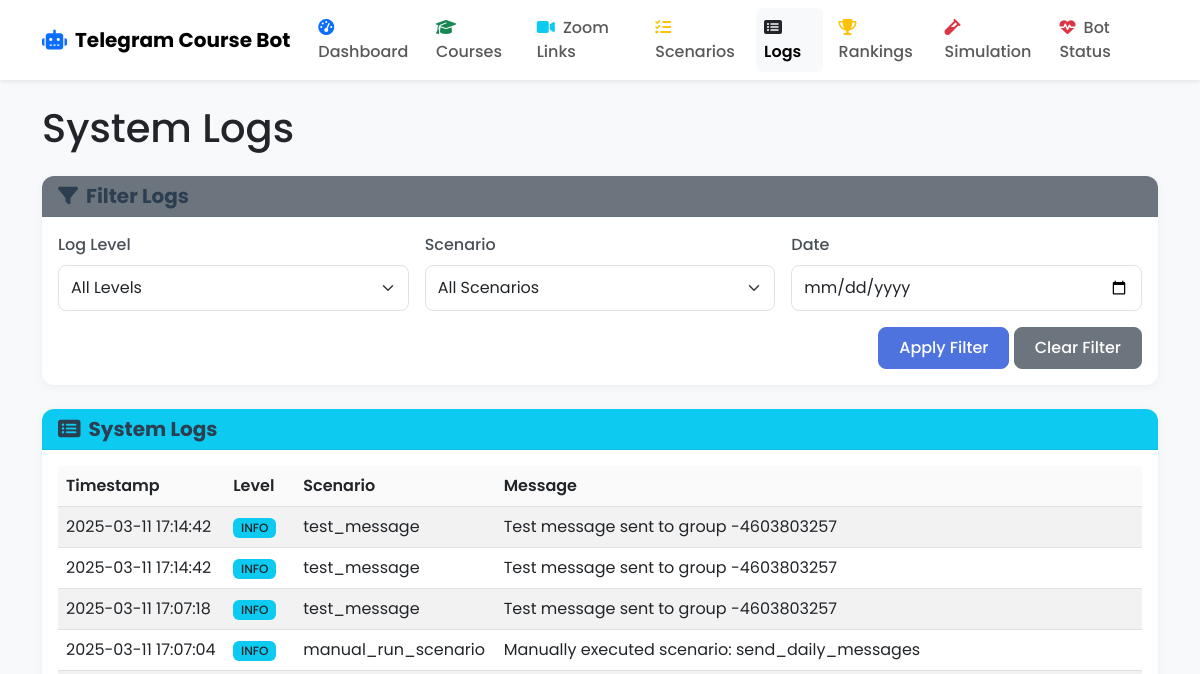
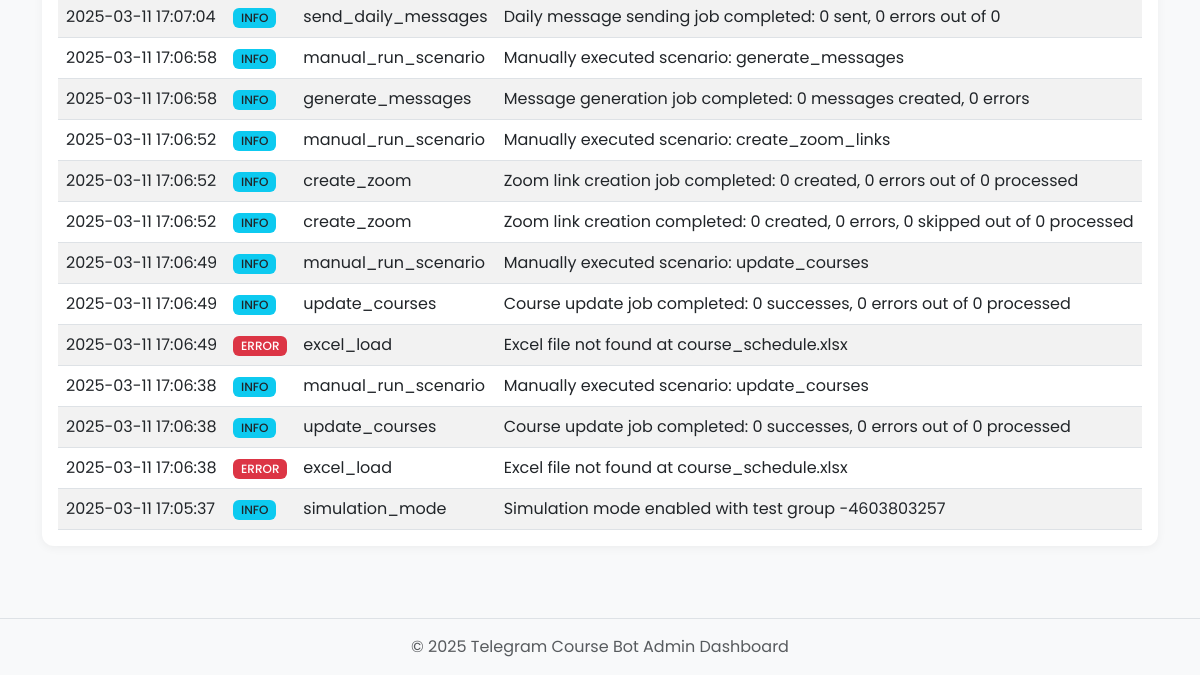
Page /logs on the earlier database version (2 pictures, top to bottom).
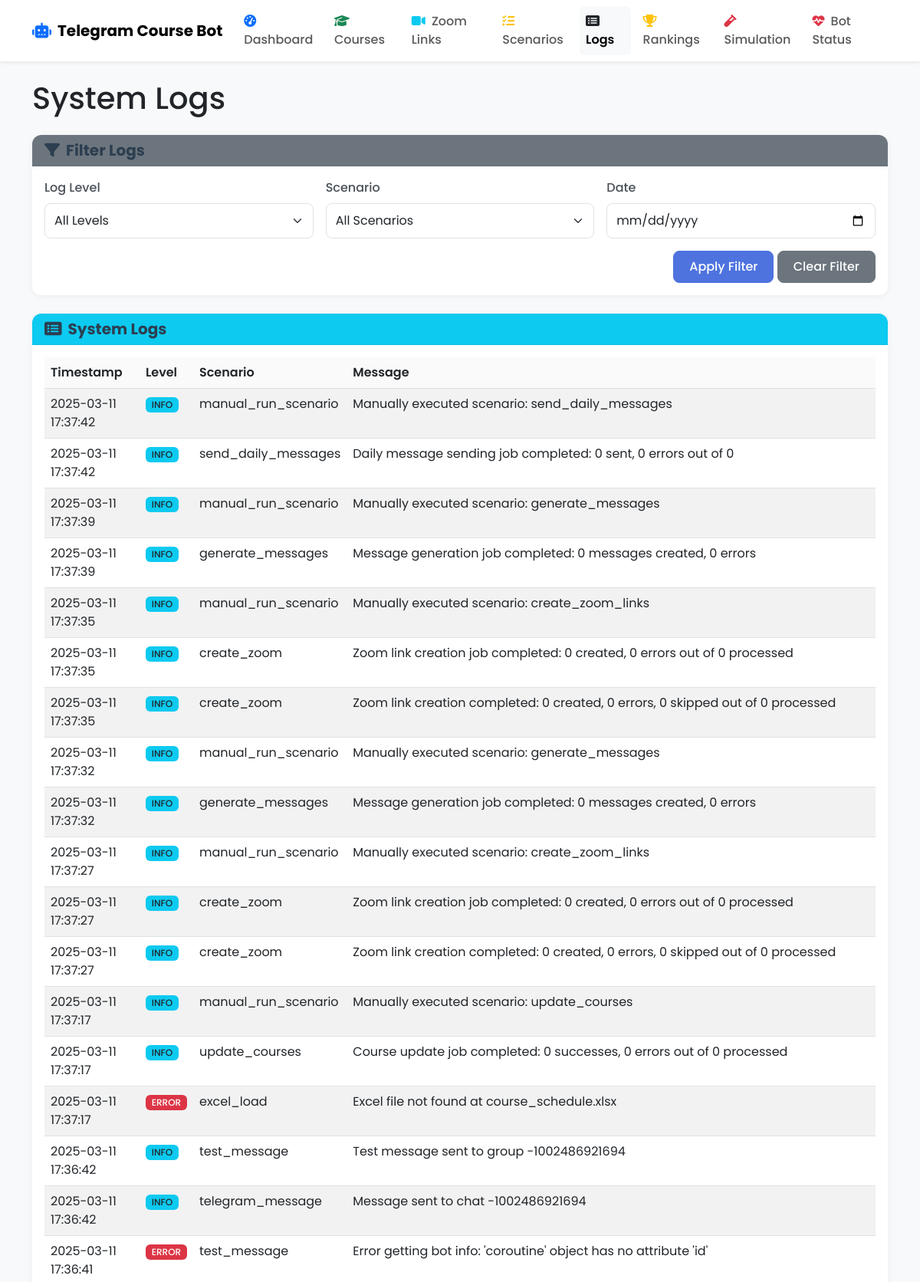
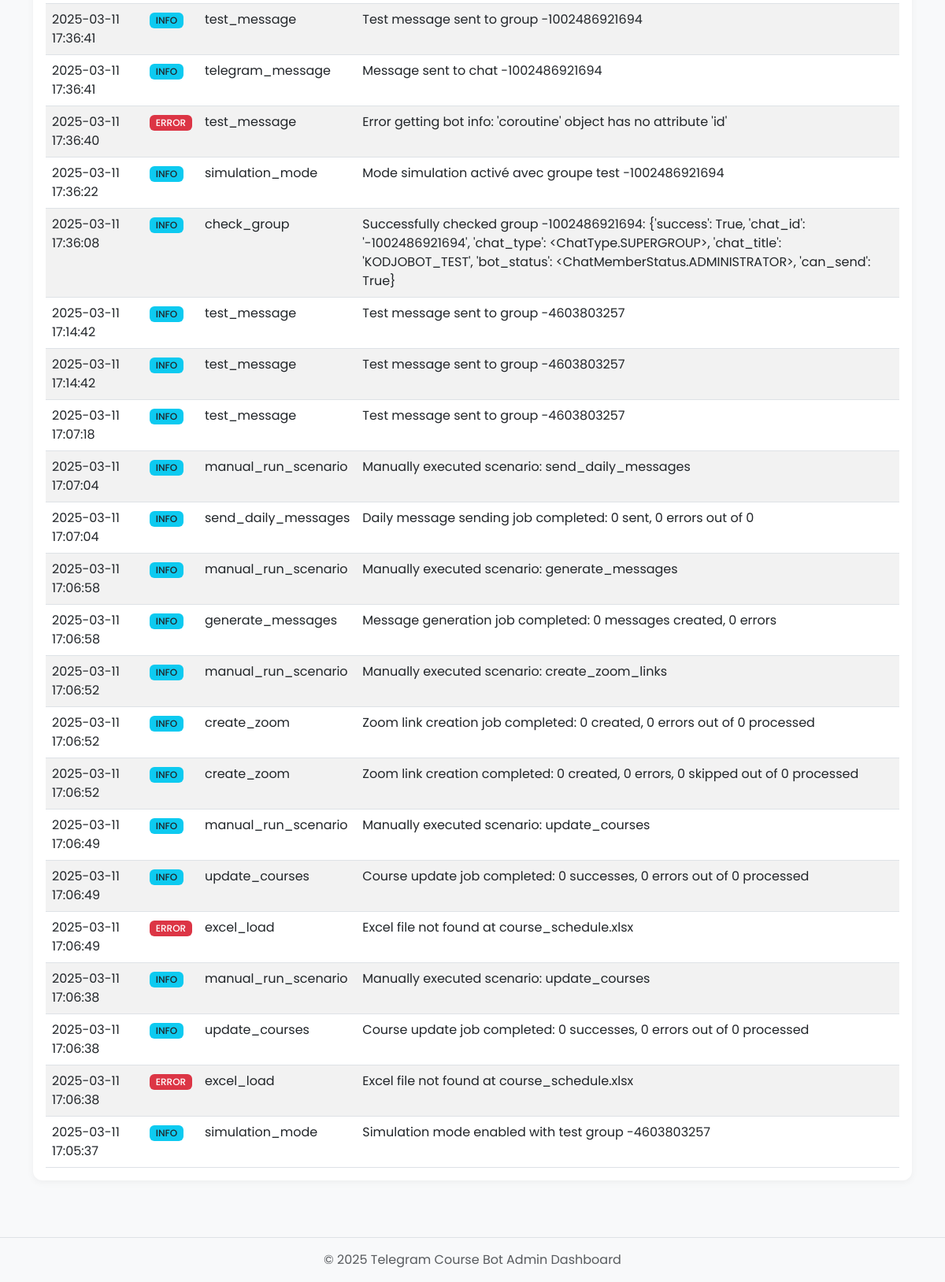
Same page on the later database version (2 pictures, top to bottom).
### models.py (models this page shows, shortened)
class Log(db.Model):
    id = db.Column(db.Integer, primary_key=True)
    level = db.Column(db.String(20), nullable=False)  # INFO, WARNING, ERROR
    scenario = db.Column(db.String(100), nullable=True)  # Which scenario the log is related to
    message = db.Column(db.Text, nullable=False)
    timestamp = db.Column(db.DateTime, default=datetime.utcnow)

### routes.py (the view)
    @app.route('/logs')
    def logs():
        all_logs = Log.query.order_by(Log.timestamp.desc()).all()
        return render_template('logs.html', logs=all_logs)

### templates/logs.html (shortened to what this page needs)
{% extends 'layout.html' %}
{% block content %}
<div class="row">
    <div class="col-12">
        <h1 class="mb-4">System Logs</h1>
    </div>
</div>
<div class="card mb-4">
    <div class="card-header bg-secondary text-white">
        <h5 class="mb-0"><i class="fas fa-filter me-2"></i>Filter Logs</h5>
    </div>
    <div class="card-body">
        <form id="filterForm" class="row g-3">
            <div class="col-md-4">
                <label for="level-filter" class="form-label">Log Level</label>
                <select id="level-filter" class="form-select">
                    <option value="all">All Levels</option>
                </select>
            </div>
            <div class="col-md-4">
                <label for="scenario-filter" class="form-label">Scenario</label>
                <select id="scenario-filter" class="form-select">
                    <option value="all">All Scenarios</option>
                </select>
            </div>
            <div class="col-md-4">
                <label for="date-filter" class="form-label">Date</label>
                <input type="date" id="date-filter" class="form-control">
            </div>
            <div class="col-12 text-end">
                <button type="button" id="apply-filter" class="btn btn-primary">Apply Filter</button>
                <button type="button" id="clear-filter" class="btn btn-secondary">Clear Filter</button>
            </div>
        </form>
    </div>
</div>
<div class="card">
    <div class="card-header bg-info text-white">
        <h5 class="mb-0"><i class="fas fa-list-alt me-2"></i>System Logs</h5>
    </div>
    <div class="card-body">
        {% if logs %}
        <div class="table-responsive">
            <table class="table table-striped table-hover" id="logs-table">
                <thead>
                    <tr>
                        <th>Timestamp</th>
                        <th>Level</th>
                        <th>Scenario</th>
                        <th>Message</th>
                    </tr>
                </thead>
                <tbody>
                    {% for log in logs %}
                    <tr class="log-row"
                        data-level="{{ log.level }}"
                        data-scenario="{{ log.scenario }}"
                        data-date="{{ log.timestamp.strftime('%Y-%m-%d') }}">
                        <td>{{ log.timestamp.strftime('%Y-%m-%d %H:%M:%S') }}</td>
                        <td>
                            {% if log.level == 'INFO' %}
                                <span class="badge bg-info text-dark">INFO</span>
                            {% elif log.level == 'WARNING' %}
                                <span class="badge bg-warning text-dark">WARNING</span>
                            {% elif log.level == 'ERROR' %}
                                <span class="badge bg-danger">ERROR</span>
                            {% endif %}
                        </td>
                        <td>{{ log.scenario or 'System' }}</td>
                        <td>{{ log.message }}</td>
                    </tr>
                    {% endfor %}
                </tbody>
            </table>
        </div>
        {% else %}
        <div class="alert alert-info">No logs available.</div>
        {% endif %}
    </div>
</div>
{% endblock %}

### templates/layout.html (shortened to what this page needs)
<!DOCTYPE html>
<html lang="en" data-bs-theme="light">
<head>
    <link href="https://cdn.jsdelivr.net/npm/bootstrap@5.3.0/dist/css/bootstrap.min.css" rel="stylesheet">
    <link rel="stylesheet" href="https://cdnjs.cloudflare.com/ajax/libs/font-awesome/6.4.0/css/all.min.css">
    <link rel="stylesheet" href="{{ url_for('static', filename='css/custom.css') }}">
</head>
<body>
    <nav class="navbar navbar-expand-lg navbar-light bg-white shadow-sm sticky-top">
        <div class="container">
            <a class="navbar-brand fw-bold" href="{{ url_for('dashboard') }}">
                <i class="fas fa-robot text-primary me-2"></i>Telegram Course Bot
            </a>
            <div class="collapse navbar-collapse" id="navbarNav">
                <ul class="navbar-nav ms-auto">
                    <li class="nav-item mx-1">
                        <a class="nav-link rounded {% if request.path == '/' or request.path == '/admin' %}active bg-light{% endif %}"
                           href="{{ url_for('dashboard') }}">
                            <i class="fas fa-tachometer-alt me-1 text-primary"></i> Dashboard
                        </a>
                    </li>
                    <li class="nav-item mx-1">
                        <a class="nav-link rounded {% if request.path == '/courses' %}active bg-light{% endif %}"
                           href="{{ url_for('courses') }}">
                            <i class="fas fa-graduation-cap me-1 text-success"></i> Courses
                        </a>
                    </li>
                    <li class="nav-item mx-1">
                        <a class="nav-link rounded {% if request.path == '/zoom-links' %}active bg-light{% endif %}"
                           href="{{ url_for('zoom_links') }}">
                            <i class="fas fa-video me-1 text-info"></i> Zoom Links
                        </a>
                    </li>
                    <li class="nav-item mx-1">
                        <a class="nav-link rounded {% if request.path == '/scenarios' %}active bg-light{% endif %}"
                           href="{{ url_for('scenarios') }}">
                            <i class="fas fa-tasks me-1 text-warning"></i> Scenarios
                        </a>
                    </li>
                    <li class="nav-item mx-1">
                        <a class="nav-link rounded {% if request.path == '/logs' %}active bg-light{% endif %}"
                           href="{{ url_for('logs') }}">
                            <i class="fas fa-list-alt me-1 text-dark"></i> Logs
                        </a>
                    </li>
                    <li class="nav-item mx-1">
                        <a class="nav-link rounded {% if request.path == '/rankings' %}active bg-light{% endif %}"
                           href="{{ url_for('rankings') }}">
                            <i class="fas fa-trophy me-1 text-warning"></i> Rankings
                        </a>
                    </li>
                    <li class="nav-item mx-1">
                        <a class="nav-link rounded {% if request.path == '/simulation' %}active bg-light{% endif %}"
                           href="{{ url_for('simulation') }}">
                            <i class="fas fa-vial me-1 text-danger"></i> Simulation
                        </a>
                    </li>
                    <li class="nav-item mx-1">
                        <a class="nav-link rounded {% if request.path == '/bot-status' %}active bg-light{% endif %}"
                           href="{{ url_for('bot_status') }}">
                            <i class="fas fa-heartbeat me-1 text-danger"></i> Bot Status
                        </a>
                    </li>
                </ul>
            </div>
        </div>
    </nav>
    <div class="container mt-4 mb-5">
        {% block content %}{% endblock %}
    </div>
    <footer class="footer bg-light py-3 mt-auto border-top">
        <div class="container text-center">
            <span class="text-muted">© 2025 Telegram Course Bot Admin Dashboard</span>
        </div>
    </footer>
</body>
</html>

### static/css/custom.css (style rules this page uses)
body { min-height: 100vh; display: flex; flex-direction: column; font-family: 'Poppins', sans-serif; background-color: #f8f9fa; color: #212529; }
.footer { margin-top: auto; }
.card { border-radius: 0.75rem; box-shadow: 0 2px 10px rgba(0, 0, 0, 0.05); margin-bottom: 1.5rem; border: none; background-color: #ffffff; transition: transform 0.2s, box-shadow 0.2s; }
.card-header { background-color: rgba(0, 0, 0, 0.01); border-bottom: 1px solid rgba(0, 0, 0, 0.05); border-top-left-radius: 0.75rem !important; border-top-right-radius: 0.75rem !important; font-weight: 600; }
.card-header h5, .card-header .h5 { font-weight: 700; color: #2c3e50; margin: 0; }
.btn { border-radius: 0.5rem; padding: 0.5rem 1.25rem; font-weight: 500; transition: all 0.2s; }
.btn-primary { background-color: #4e73df; border-color: #4e73df; }
.table { width: 100%; margin-bottom: 0; color: #212529; }
.table th { font-weight: 600; background-color: rgba(0, 0, 0, 0.02); }
.badge { font-weight: 500; padding: 0.35em 0.65em; border-radius: 0.375rem; }
.navbar { box-shadow: 0 0.125rem 0.25rem rgba(0, 0, 0, 0.075); }
.navbar .nav-link { font-weight: 500; padding: 0.5rem 1rem; transition: all 0.2s; }
.navbar .nav-link.active { font-weight: 600; }
.form-control, .form-select { border-radius: 0.5rem; padding: 0.625rem 0.75rem; border: 1px solid #dee2e6; transition: border-color 0.2s, box-shadow 0.2s; }
form label { font-weight: 500; margin-bottom: 0.5rem; color: #495057; }

Differences in the rows shown:
added Log: timestamp "2025-03-11 17:37:42", level "INFO", scenario "manual_run_scenario", message "Manually executed scenario: send_daily_messages"
added Log: timestamp "2025-03-11 17:37:42", level "INFO", scenario "send_daily_messages", message "Daily message sending job completed: 0 sent, 0 errors out of 0"
added Log: timestamp "2025-03-11 17:37:39", level "INFO", scenario "manual_run_scenario", message "Manually executed scenario: generate_messages"
added Log: timestamp "2025-03-11 17:37:39", level "INFO", scenario "generate_messages", message "Message generation job completed: 0 messages created, 0 errors"
added Log: timestamp "2025-03-11 17:37:35", level "INFO", scenario "manual_run_scenario", message "Manually executed scenario: create_zoom_links"
added Log: timestamp "2025-03-11 17:37:35", level "INFO", scenario "create_zoom", message "Zoom link creation job completed: 0 created, 0 errors out of 0 processed"
added Log: timestamp "2025-03-11 17:37:35", level "INFO", scenario "create_zoom", message "Zoom link creation completed: 0 created, 0 errors, 0 skipped out of 0 processed"
added Log: timestamp "2025-03-11 17:37:32", level "INFO", scenario "manual_run_scenario", message "Manually executed scenario: generate_messages"
added Log: timestamp "2025-03-11 17:37:32", level "INFO", scenario "generate_messages", message "Message generation job completed: 0 messages created, 0 errors"
added Log: timestamp "2025-03-11 17:37:27", level "INFO", scenario "manual_run_scenario", message "Manually executed scenario: create_zoom_links"
added Log: timestamp "2025-03-11 17:37:27", level "INFO", scenario "create_zoom", message "Zoom link creation job completed: 0 created, 0 errors out of 0 processed"
added Log: timestamp "2025-03-11 17:37:27", level "INFO", scenario "create_zoom", message "Zoom link creation completed: 0 created, 0 errors, 0 skipped out of 0 processed"
added Log: timestamp "2025-03-11 17:37:17", level "INFO", scenario "manual_run_scenario", message "Manually executed scenario: update_courses"
added Log: timestamp "2025-03-11 17:37:17", level "INFO", scenario "update_courses", message "Course update job completed: 0 successes, 0 errors out of 0 processed"
added Log: timestamp "2025-03-11 17:37:17", level "ERROR", scenario "excel_load", message "Excel file not found at course_schedule.xlsx"
added Log: timestamp "2025-03-11 17:36:42", level "INFO", scenario "test_message", message "Test message sent to group -1002486921694"
added Log: timestamp "2025-03-11 17:36:42", level "INFO", scenario "telegram_message", message "Message sent to chat -1002486921694"
added Log: timestamp "2025-03-11 17:36:41", level "ERROR", scenario "test_message", message "Error getting bot info: 'coroutine' object has no attribute 'id'"
added Log: timestamp "2025-03-11 17:36:41", level "INFO", scenario "test_message", message "Test message sent to group -1002486921694"
added Log: timestamp "2025-03-11 17:36:41", level "INFO", scenario "telegram_message", message "Message sent to chat -1002486921694"
added Log: timestamp "2025-03-11 17:36:40", level "ERROR", scenario "test_message", message "Error getting bot info: 'coroutine' object has no attribute 'id'"
added Log: timestamp "2025-03-11 17:36:22", level "INFO", scenario "simulation_mode", message "Mode simulation activé avec groupe test -1002486921694"
added Log: timestamp "2025-03-11 17:36:08", level "INFO", scenario "check_group", message "Successfully checked group -1002486921694: {'success': True, 'chat_id': '-1002486921694', 'chat_type': <ChatType.SUPERGROUP>, 'chat_title': 'KODJOBOT_TEST', 'bot_status': <ChatMemberStatus.ADMINISTRATOR>, 'can_send': True}"
